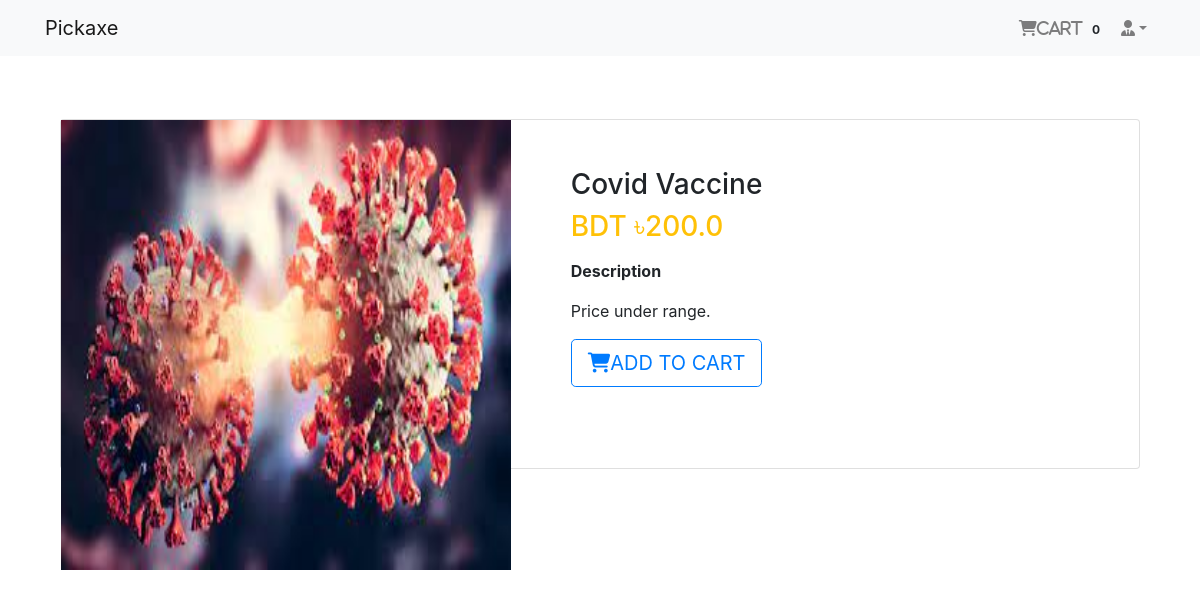
Page /product/9 (signed in) on the committed database.
### login_app/models.py (models this page shows, shortened)
class User(AbstractBaseUser, PermissionsMixin):
    email = models.EmailField(unique=True, null=False)
    is_staff = models.BooleanField(
        gettext_lazy('staff status'),
        default=False,
        help_text=gettext_lazy('Designates whether the user can log in this site')
    )
    is_active = models.BooleanField(
        gettext_lazy('active'),
        default=True,
        help_text=gettext_lazy(
            'Designates whether this user should be treated as active. Unselect this instead of deleting')
    )
    USERNAME_FIELD = 'email'
    object = MyUserManager()

### order_app/models.py (models this page shows, shortened)
class Order(models.Model):
    order_items = models.ManyToManyField(Cart)
    user = models.ForeignKey(settings.AUTH_USER_MODEL,on_delete=models.CASCADE)
    ordered = models.BooleanField(default=False)
    created = models.DateTimeField(auto_now_add=True)
    paymentId = models.CharField(max_length=264, blank=True,null=True)
    orderId = models.CharField(max_length=200, blank=True,null=True)

### shop_app/models.py (models this page shows, shortened)
class Product(models.Model):
    main_image = models.ImageField(upload_to='products/')
    name = models.CharField(max_length=264)
    category = models.ForeignKey(Category, on_delete=models.CASCADE, related_name='category')
    preview_text = models.TextField(max_length=200, verbose_name='Preview Text')
    detail_text = models.TextField(max_length=1000, verbose_name='Description')
    price = models.FloatField()
    old_price = models.FloatField(default=0.00)
    created = models.DateTimeField(auto_now_add=True)
    class Meta:
        ordering = ['-created',]

### shop_app/views.py (the view)
# urls.py: path('product/<pk>', views.ProductDetail.as_view(), name='product-detail'),
class ProductDetail(LoginRequiredMixin, DeleteView):
    model = Product
    template_name = 'shop_app/product_detail.html'

### order_app/templatetags/cart_tag.py (called while the page is built)
@register.filter
def cart_total(user):
    order = Order.objects.filter(user=user, ordered=False)
    if order.exists():
        return order[0].order_items.count()
    else:
        return 0

### templates/shop_app/product_detail.html
{% extends 'base.html' %}
{% block body_block %}
    <div class="container my-5">
        <div class="card">
            <div class="row">
                <aside class="col-sm-5 border-right">
                    <article class="gallery-wrap">
                        <div class="img-big-wrap">
                            <div>
                                <a href=""><img src="{{ object.main_image.url }}" style="width:450px" alt=""></a>
                            </div>
                        </div>
                    </article>
                </aside>
                <aside class="col-sm-7">
                    <article class="card-body p-5">
                        <h3 class="title mp-3">{{ object.name }}</h3>
                        <p class="price-detail-wrap">
                            <span class="price h3 text-warning">
                                <span class="currency">BDT &#2547;</span><span class="num">{{ object.price }}</span>
                            </span>
                        </p>
                        <dl class="item-property">
                            <dt>Description</dt>
                            <dd>
                                <p>{{ object.detail_text|linebreaks }}</p>
                            </dd>
                        </dl>
                        <a class="btn btn-lg btn-outline-primary text-uppercase" href="{% url 'order_app:add-to-cart' object.pk %}"> <i class="fas fa-shopping-cart"></i>Add to Cart</a>
                    </article>
                </aside>
            </div>
        </div>
    </div>
{% endblock %}

### templates/navbar.html (shortened to what this page needs)
{% load cart_tag %}
<nav class="navbar navbar-expand-lg navbar-light bg-light">
    <nav class="container">
        <a class="navbar-brand" href="{% url 'shop_app:home' %}">Pickaxe</a>
        <div class="collapse navbar-collapse" id="navbarNav">
            <ul class="navbar-nav ml-auto">
                {% if request.user.is_authenticated %}
                    <li class="nav-item">
                    <a href="{% url 'order_app:cart-view' %}" class="nav-link">
                        <i class="fa fa-shopping-cart">Cart</i>
                        <span class="badge badge-light">{{ request.user | cart_total }}</span>
                    </a>
                    </li>
                    <li class="nav-item dropdown">
                        <a class="nav-link dropdown-toggle" href="#" id="navbarDropdown" role="button"
                           data-toggle="dropdown"
                           aria-haspopup="true" aria-expanded="false"><i
                                class="fas fa-user-tie"></i>{{ reuquest.user.profile.username }}</a>
                    </li>
                {% else %}
                    <li class="nav-item">
                    <a href="{% url 'login_app:login' %}" class="btn btn-primary">Login</a>
                    </li>
                {% endif %}
            </ul>
        </div>
    </nav>
</nav>

### static/main.css (style rules this page uses)
.gallery-wrap .img-big-wrap img { height: 450px; width: auto; display: inline-block; cursor: zoom-in; }

### templates/base.html (style rules this page uses)
.card { height: 350px; }

### rows in the picture
User: user|cart_total "0"
Product: main_image (picture), name "Covid Vaccine", price "200.0", detail_text "Price under range."
